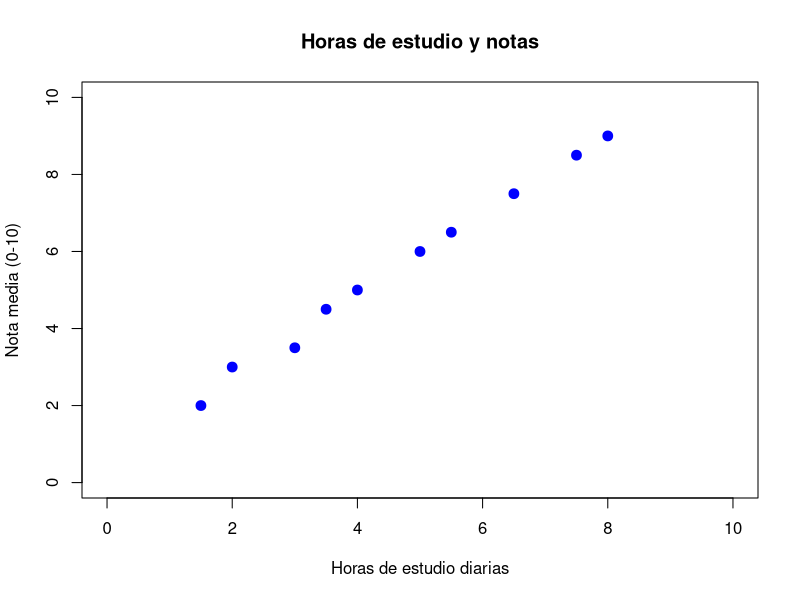
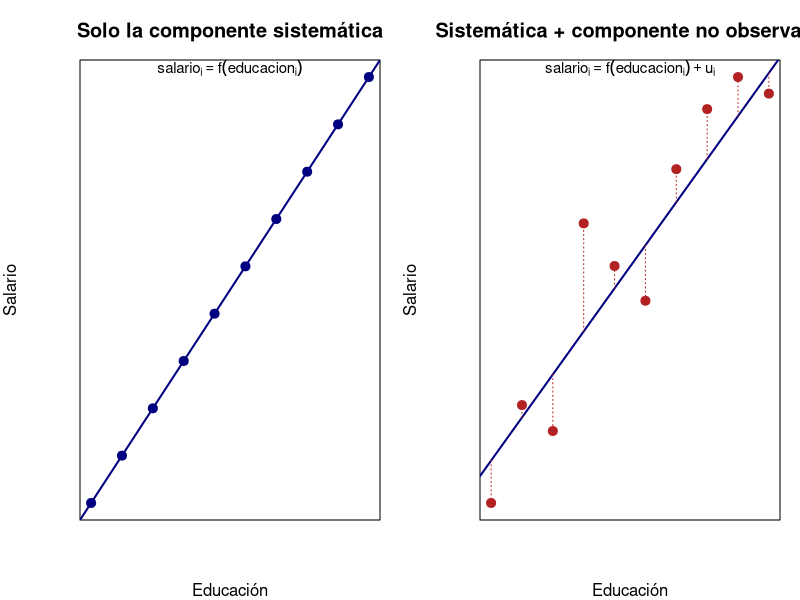
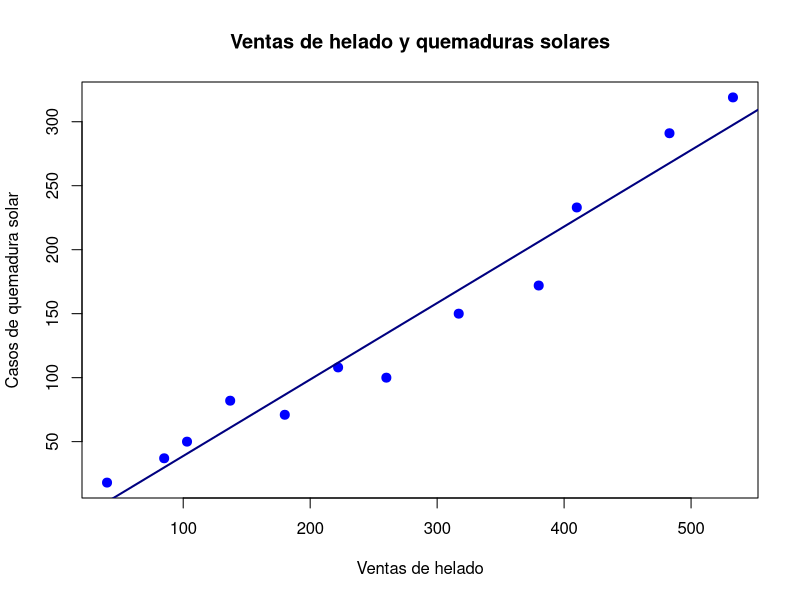
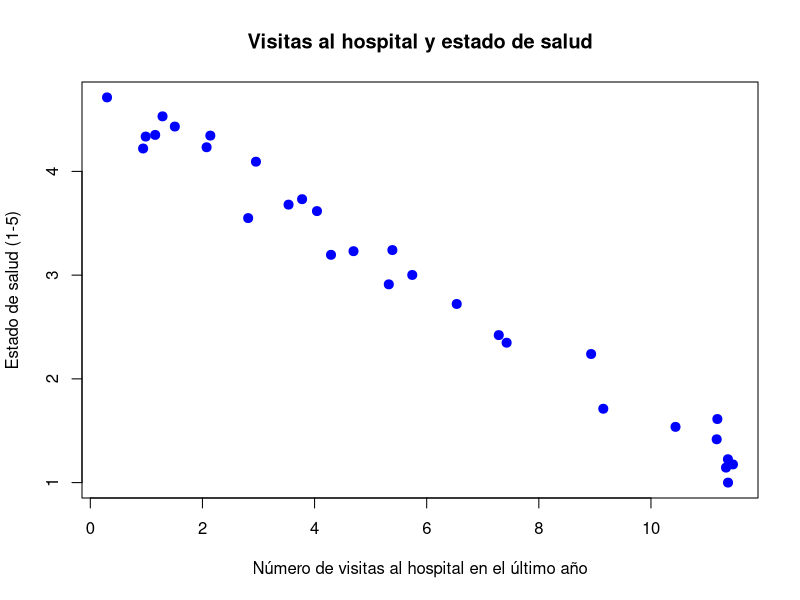
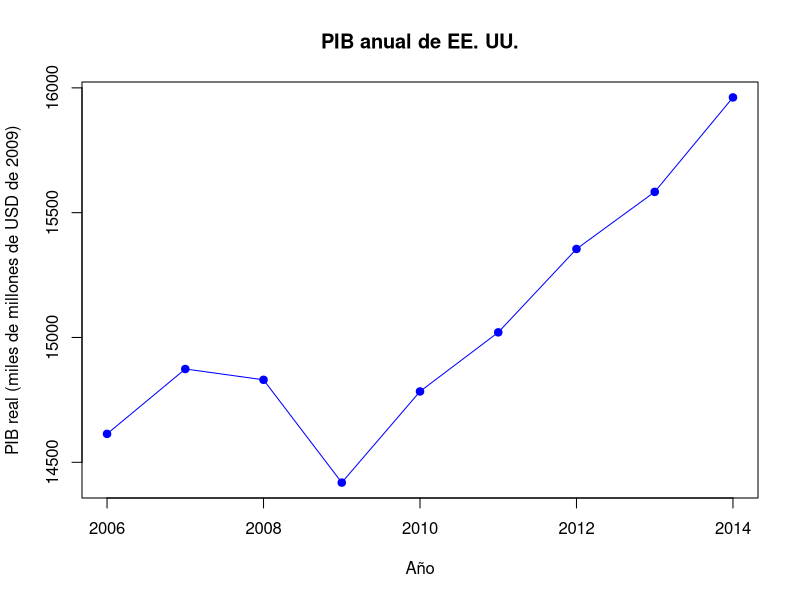
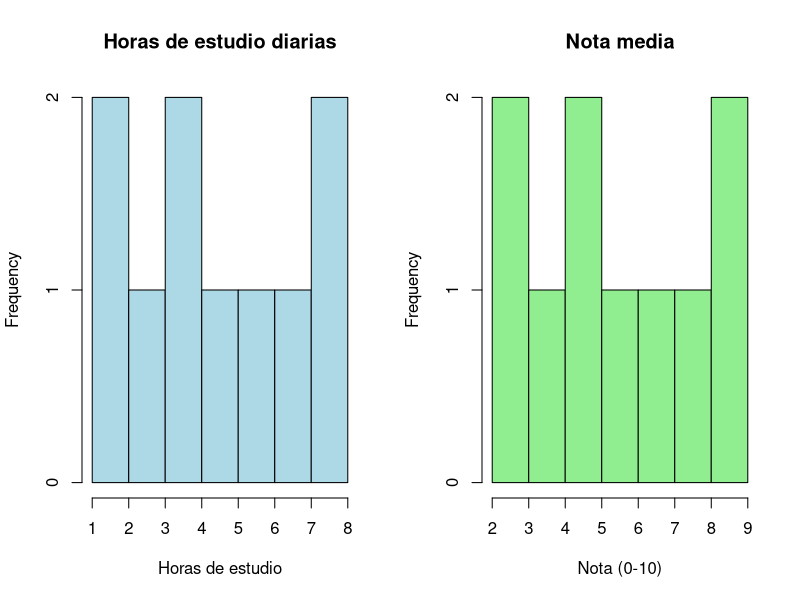
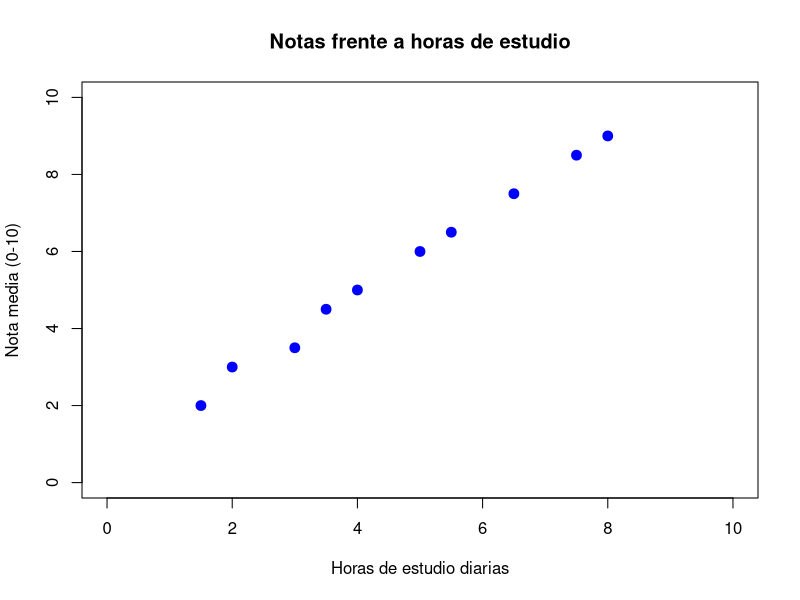

Here is the R script that generated these plots, in order:
## ---- chunk 1
notas <- data.frame(
  estudio = c(1.5, 2.0, 3.0, 3.5, 4.0, 5.0, 5.5, 6.5, 7.5, 8.0),
  nota    = c(2.0, 3.0, 3.5, 4.5, 5.0, 6.0, 6.5, 7.5, 8.5, 9.0)
)
notas
## ---- chunk 2
#| fig-cap: "Horas de estudio diarias y nota media de diez estudiantes. Cada punto es un estudiante."
plot(notas$estudio, notas$nota,
     xlab = "Horas de estudio diarias",
     ylab = "Nota media (0-10)",
     main = "Horas de estudio y notas",
     xlim = c(0, 10), ylim = c(0, 10),
     pch = 19, col = "blue", cex = 1.3)
## ---- chunk 3
#| fig-cap: "Modelo económico frente a modelo econométrico. Izquierda: la componente sistemática por sí sola situaría a cada trabajador sobre la recta. Derecha: la componente no observada u explica por qué trabajadores con la misma educación ganan salarios distintos."
#| fig-width: 9
#| fig-height: 4.2
set.seed(1)
educacion <- 1:10
salario_linea <- 1 + 0.7 * educacion

op <- par(mfrow = c(1, 2), mar = c(4, 4, 3, 1))

# Panel 1: solo la componente sistemática
plot(educacion, salario_linea,
     xlab = "Educación", ylab = "Salario", main = "Solo la componente sistemática",
     pch = 19, col = "navy", cex = 1.2, axes = FALSE)
box(); abline(1, 0.7, col = "navy", lwd = 2)
mtext(expression(salario[i] == f(educacion[i])), side = 3, line = -1, cex = 0.9)

# Panel 2: componente sistemática + componente no observada
salario_obs <- salario_linea + rnorm(10, 0, 1.1)
plot(educacion, salario_obs,
     xlab = "Educación", ylab = "Salario", main = "Sistemática + componente no observada",
     pch = 19, col = "firebrick", cex = 1.2, axes = FALSE)
box(); abline(1, 0.7, col = "navy", lwd = 2)
segments(educacion, salario_linea, educacion, salario_obs, col = "firebrick", lty = 3)
mtext(expression(salario[i] == f(educacion[i]) + u[i]), side = 3, line = -1, cex = 0.9)

par(op)
## ---- chunk 4
#| fig-cap: "Ventas de helado y casos de quemadura solar, por mes (datos estilizados). La relación en los datos es claramente positiva."
helado     <- c(40, 85, 137, 222, 317, 410, 533, 483, 380, 260, 180, 103)
quemaduras <- c(18, 37,  82, 108, 150, 233, 319, 291, 172, 100,  71,  50)
plot(helado, quemaduras,
     xlab = "Ventas de helado", ylab = "Casos de quemadura solar",
     main = "Ventas de helado y quemaduras solares",
     pch = 19, col = "blue", cex = 1.2)
abline(lm(quemaduras ~ helado), col = "navy", lwd = 2)
## ---- chunk 5
#| fig-cap: "Visitas al hospital en el último año y estado de salud (datos estilizados). La relación en los datos es negativa."
set.seed(7)
visitas <- sort(runif(30, 0.2, 11.5))
salud <- pmin(pmax(4.7 - 0.30 * visitas + rnorm(30, 0, 0.22), 1), 5)
plot(visitas, salud,
     xlab = "Número de visitas al hospital en el último año",
     ylab = "Estado de salud (1-5)",
     main = "Visitas al hospital y estado de salud",
     pch = 19, col = "blue", cex = 1.2)
## ---- chunk 6
seccion_cruzada <- data.frame(
  individuo = 1:6,
  educacion = c("Bachillerato", "Grado", "Máster",
                "Grado", "Bachillerato", "Máster"),
  sexo      = c("Mujer", "Hombre", "Mujer", "Hombre", "Hombre", "Mujer"),
  salario   = c(12.5, 18.0, 24.3, 17.8, 11.2, 30.4)
)
knitr::kable(
  seccion_cruzada,
  col.names = c("Individuo", "Educación", "Sexo", "Salario"),
  align     = c("c", "l", "l", "r"),
  caption   = "Una sección cruzada: muchas unidades, todas observadas en un mismo periodo (datos ilustrativos)."
)
## ---- chunk 7
#| fig-cap: "Una serie temporal: PIB real anual de EE. UU. (miles de millones de dólares de 2009), 2006-2014."
pib <- data.frame(
  anio  = 2006:2014,
  valor = c(14613.8, 14873.7, 14830.4, 14418.7, 14783.8,
            15020.6, 15354.6, 15583.3, 15961.7)
)
plot(pib$anio, pib$valor, type = "o",
     xlab = "Año", ylab = "PIB real (miles de millones de USD de 2009)",
     main = "PIB anual de EE. UU.", pch = 19, col = "blue")
## ---- chunk 8
panel <- data.frame(
  empresa    = c(1, 1, 1, 2, 2, 2),
  anio       = c(2019, 2020, 2021, 2019, 2020, 2021),
  produccion = c(7.9, 7.2, 8.9, 10.4, 10.2, 13.3)
)
knitr::kable(
  panel,
  col.names = c("Empresa", "Año", "Producción"),
  align     = c("c", "c", "r"),
  caption   = "Un panel: las mismas unidades (empresas), cada una observada durante varios periodos (datos ilustrativos)."
)
## ---- chunk 9
notas <- data.frame(
  estudio = c(1.5, 2.0, 3.0, 3.5, 4.0, 5.0, 5.5, 6.5, 7.5, 8.0),
  nota    = c(2.0, 3.0, 3.5, 4.5, 5.0, 6.0, 6.5, 7.5, 8.5, 9.0)
)
## ---- chunk 10
summary(notas)
sapply(notas, sd)
## ---- chunk 11
#| fig-cap: "Distribuciones de las horas de estudio diarias y de las notas medias."
#| fig-width: 9
#| fig-height: 4
op <- par(mfrow = c(1, 2))
hist(notas$estudio, breaks = 6, col = "lightblue",
     main = "Horas de estudio diarias", xlab = "Horas de estudio")
hist(notas$nota, breaks = 6, col = "lightgreen",
     main = "Nota media", xlab = "Nota (0-10)")
par(op)
## ---- chunk 12
#| fig-cap: "Nota media frente a horas de estudio diarias."
plot(notas$estudio, notas$nota,
     xlab = "Horas de estudio diarias", ylab = "Nota media (0-10)",
     main = "Notas frente a horas de estudio",
     xlim = c(0, 10), ylim = c(0, 10),
     pch = 19, col = "blue", cex = 1.3)
## ---- chunk 13
cor(notas$estudio, notas$nota)
